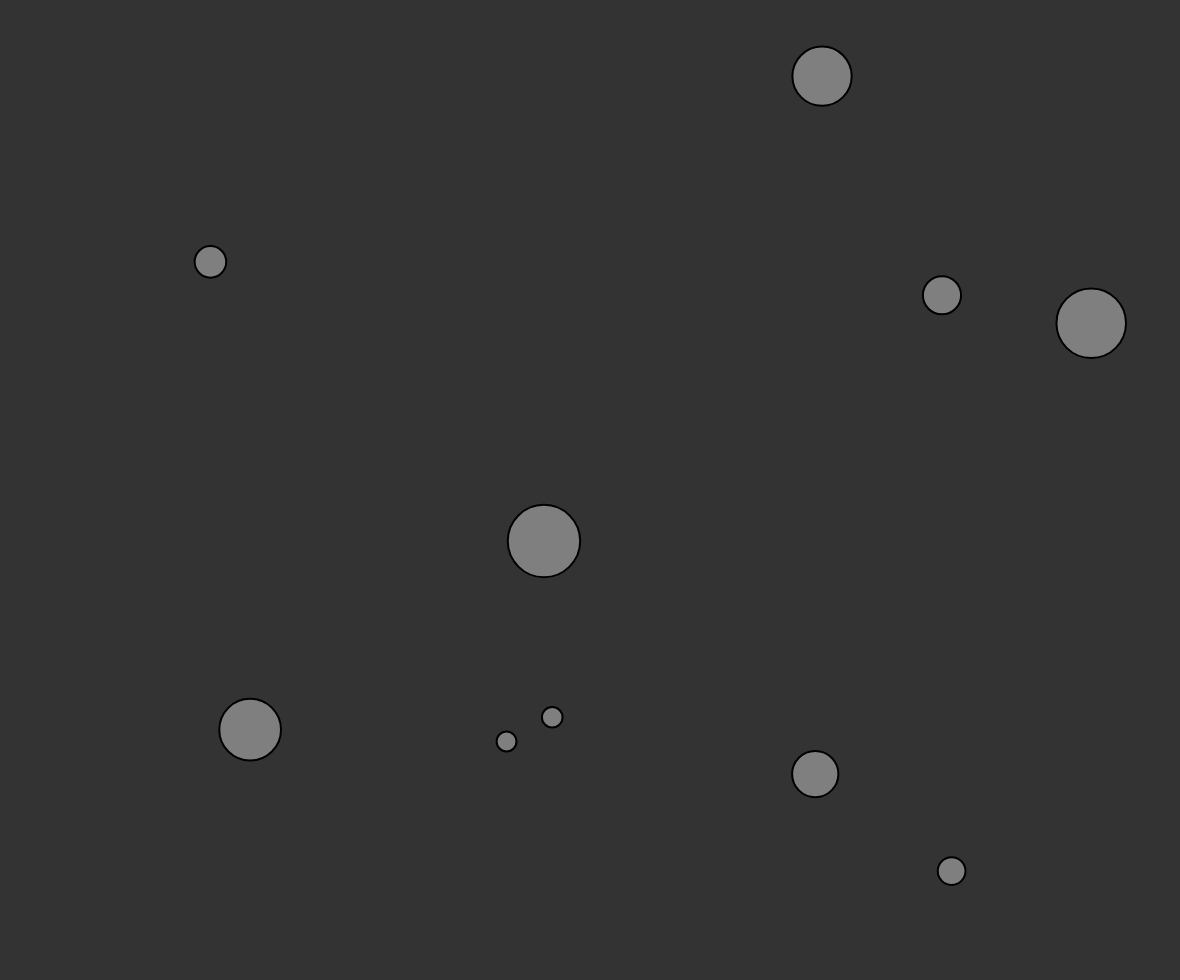
Frame 1 (no input)
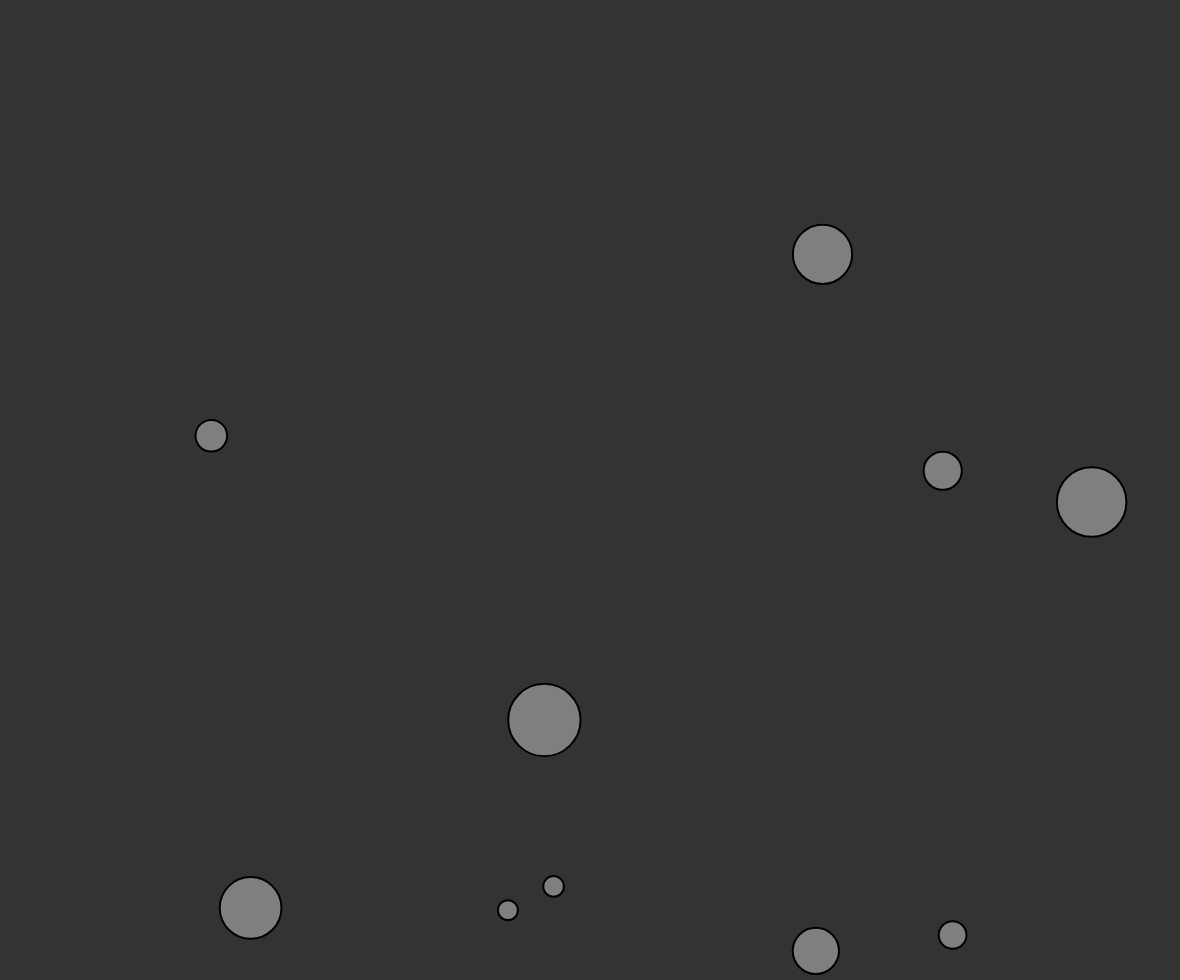
Frame 60 (no input)
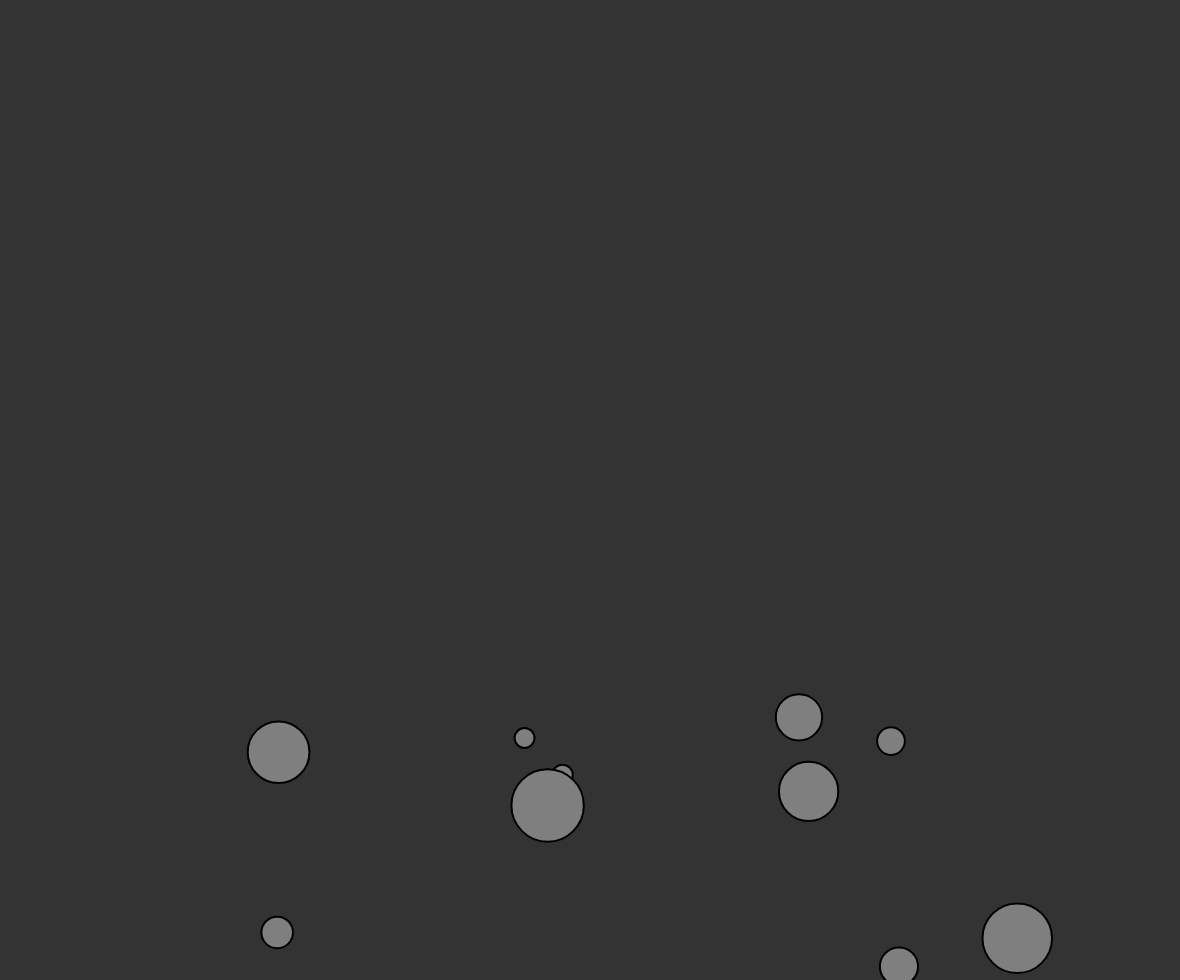
Frame 120 (the mouse pressed at the canvas centre since frame 60)

The p5.js sketch that drew these frames (run headless with seeded random() and noise() and a simulated clock; from frame 60 on, the mouse is pressed at the canvas centre):

// p5.js sketch
// ── sketch.js
let mover;

function setup() {
  createCanvas(window.innerWidth - 20, window.innerHeight - 20);
  this.movers = [];
  var amount = 10;
  for (var i = 0; i < amount; i++) {
    var mover = new Mover(
      random(1, 5),
      random(10, width - 10),
      random(10, height - 10)
    );
    this.movers.push(mover);
  }
}
function mousePressed() {
  console.log("pressed");
  this.mouseDown = true;
}
function mouseReleased() {
  console.log("release");
  this.mouseDown = false;
}

function getDistance(moverPosition, position) {
  var distance = p5.Vector.dist(moverPosition, position);
  distance = constrain(distance, 1, 1000);
  return distance;
}

function draw() {
  background(51);

  var wind = createVector(0.001, 0);

  for (var i = 0; i < this.movers.length; i++) {
    var mover = this.movers[i];
    var gravity = createVector(0, 0.1 * mover.mass);
    var wallStrength = 20;

    var leftHandSide = createVector(
      wallStrength /
        this.getDistance(createVector(mover.position.x, 0), createVector(0, 0)),
      0
    );

    var rightHandSide = createVector(
      -wallStrength /
        this.getDistance(
          createVector(mover.position.x, 0),
          createVector(width, 0)
        ),
      0
    );

    var topSide = createVector(
      0,
      wallStrength /
        this.getDistance(createVector(0, mover.position.y), createVector(0, 0))
    );
    var bottomSide = createVector(
      0,
      -wallStrength /
        this.getDistance(
          createVector(0, mover.position.y),
          createVector(0, height)
        )
    );

    var frictionFactor = 0.01;
    const normal = 1;
    const frictionMagnitude = frictionFactor * normal;

    var friction = mover.velocity.copy();
    friction.mult(-1);
    friction.normalize();
    friction.mult(frictionMagnitude);

    if (this.mouseDown) {
      mover.applyForce(rightHandSide);
      mover.applyForce(leftHandSide);
      mover.applyForce(topSide);
      mover.applyForce(bottomSide);
    }
    mover.applyForce(friction);
    mover.applyForce(wind);
    mover.applyForce(gravity);
    mover.update();
    mover.display();
    mover.checkEdges();
  }
}

// ── mover.js
class Mover {
  constructor(mass, x, y) {
    this.position = createVector(x, y);
    this.velocity = createVector();
    this.acceleration = createVector();
    this.mass = mass;
  }

  applyForce(force) {
    var f = p5.Vector.div(force, this.mass);
    this.acceleration.add(f);
  }

  checkEdges() {
    const dampening = -0.98;
    if (this.position.x > width) {
      this.position.x = width;
      this.velocity.x *= dampening;
    } else if (this.position.x < 0) {
      this.position.x = 0;
      this.velocity.x *= dampening;
    }
    if (this.position.y > height) {
      this.position.y = height;
      this.velocity.y *= dampening;
    } else if (this.position.y < 0) {
      this.position.y = 0;
      this.velocity.y *= dampening;
    }
  }

  update() {
    this.velocity.add(this.acceleration);
    this.position.add(this.velocity);
    this.acceleration.mult(0);
  }

  display() {
    stroke(0);
    strokeWeight(2);
    fill(127);
    ellipse(this.position.x, this.position.y, this.mass * 16, this.mass * 16);
  }
}
